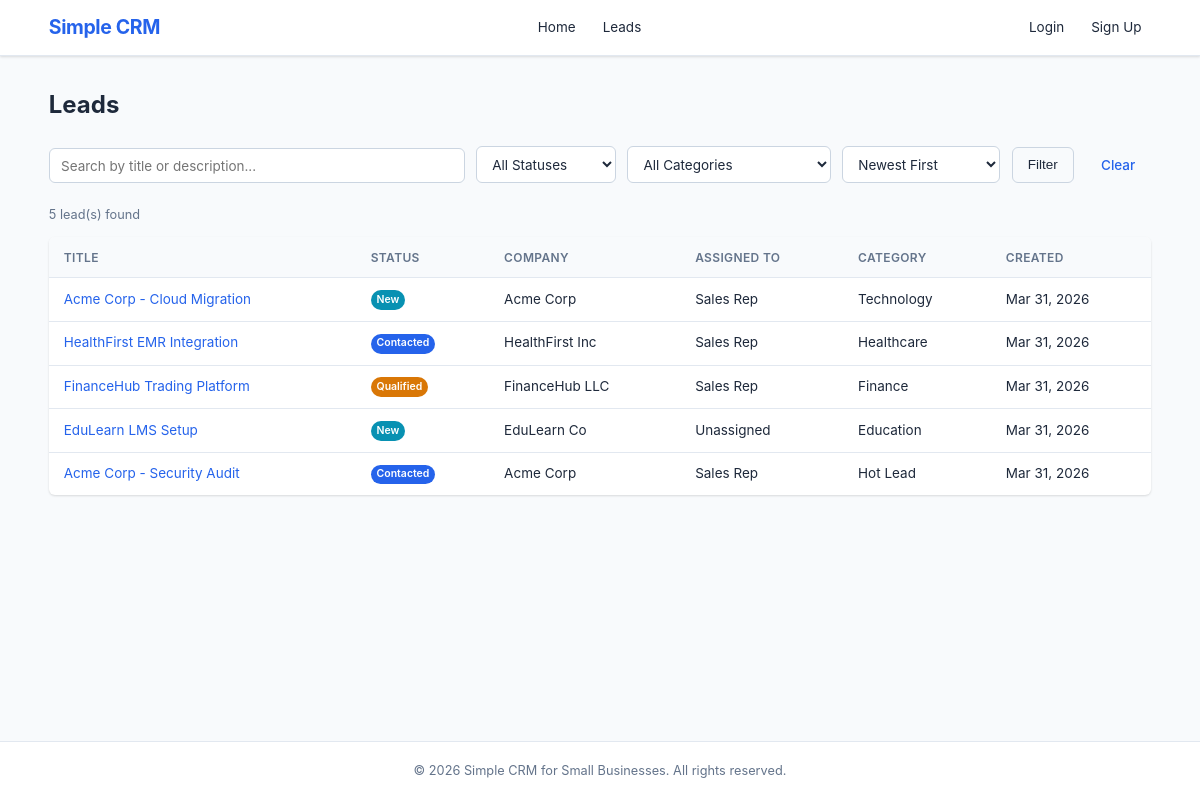
/public/leads.php, run on the app's committed database.
### tables this page shows
CREATE TABLE IF NOT EXISTS `leads` (
    `id`          INT AUTO_INCREMENT PRIMARY KEY,
    `title`       VARCHAR(200) NOT NULL,
    `description` TEXT         DEFAULT NULL,
    `status`      ENUM('new','contacted','qualified','won','lost') NOT NULL DEFAULT 'new',
    `company_id`  INT          DEFAULT NULL,
    `contact_id`  INT          DEFAULT NULL,
    `assigned_to` INT          DEFAULT NULL,
    `category_id` INT          DEFAULT NULL,
    `created_by`  INT          DEFAULT NULL,
    `created_at`  DATETIME     NOT NULL DEFAULT CURRENT_TIMESTAMP,
    `updated_at`  DATETIME     NOT NULL DEFAULT CURRENT_TIMESTAMP ON UPDATE CURRENT_TIMESTAMP,
    FOREIGN KEY (`company_id`)  REFERENCES `companies`(`id`)  ON DELETE SET NULL,
    FOREIGN KEY (`contact_id`)  REFERENCES `contacts`(`id`)   ON DELETE SET NULL,
    FOREIGN KEY (`assigned_to`) REFERENCES `users`(`id`)      ON DELETE SET NULL,
    FOREIGN KEY (`category_id`) REFERENCES `categories`(`id`) ON DELETE SET NULL,
    FOREIGN KEY (`created_by`)  REFERENCES `users`(`id`)      ON DELETE SET NULL
);

CREATE TABLE IF NOT EXISTS `companies` (
    `id`         INT AUTO_INCREMENT PRIMARY KEY,
    `name`       VARCHAR(150) NOT NULL,
    `industry`   VARCHAR(100) DEFAULT NULL,
    `website`    VARCHAR(255) DEFAULT NULL,
    `address`    TEXT         DEFAULT NULL,
    `created_by` INT          DEFAULT NULL,
    `created_at` DATETIME     NOT NULL DEFAULT CURRENT_TIMESTAMP,
    FOREIGN KEY (`created_by`) REFERENCES `users`(`id`) ON DELETE SET NULL
);

CREATE TABLE IF NOT EXISTS `categories` (
    `id`         INT AUTO_INCREMENT PRIMARY KEY,
    `name`       VARCHAR(100) NOT NULL,
    `type`       VARCHAR(50)  NOT NULL DEFAULT 'industry',
    `created_at` DATETIME     NOT NULL DEFAULT CURRENT_TIMESTAMP
);

### includes/auth.php (called while the page is built, shortened)
<?php
function isLoggedIn(): bool
{
    return isset($_SESSION['user_id']);
}

### includes/helpers.php (called while the page is built, shortened)
<?php
function e(mixed $value): string
{
    return htmlspecialchars((string) $value, ENT_QUOTES, 'UTF-8');
}
function formatDate(?string $date, string $format = 'M j, Y'): string
{
    return date($format, strtotime($date));
}
function statusLabel(string $status): string
{
    return ucfirst(str_replace('_', ' ', $status));
}
function statusClass(string $status): string
{
    $map = [
        'new'          => 'badge-info',
        'contacted'    => 'badge-primary',
        'qualified'    => 'badge-warning',
        'won'          => 'badge-success',
        'lost'         => 'badge-danger',
        'prospecting'  => 'badge-info',
        'proposal'     => 'badge-primary',
        'negotiation'  => 'badge-warning',
        'pending'      => 'badge-warning',
        'completed'    => 'badge-success',
        'cancelled'    => 'badge-danger',
    ];
    return $map[$status] ?? 'badge-secondary';
}
function paginate(int $total, int $perPage, int $currentPage): array
{
    $totalPages = max(1, (int) ceil($total / $perPage));
    $currentPage = max(1, min($currentPage, $totalPages));
    $offset = ($currentPage - 1) * $perPage;
    return [
        'total'       => $total,
        'per_page'    => $perPage,
        'current'     => $currentPage,
        'total_pages' => $totalPages,
        'offset'      => $offset,
    ];
}

### models/Lead.php (called while the page is built, shortened)
<?php
function listLeads(array $filters = [], int $limit = 10, int $offset = 0): array
{
    $db = getDB();
    $where  = [];
    $params = [];
    $whereSQL = $where ? 'WHERE ' . implode(' AND ', $where) : '';
    $sortMap = [
        'newest'   => 'l.created_at DESC',
        'oldest'   => 'l.created_at ASC',
        'title_az' => 'l.title ASC',
        'title_za' => 'l.title DESC',
        'updated'  => 'l.updated_at DESC',
    ];
    $sort = $sortMap[$filters['sort'] ?? 'newest'] ?? 'l.created_at DESC';
    $countSQL = "SELECT COUNT(*) FROM leads l {$whereSQL}";
    $stmt = $db->prepare($countSQL);
    $stmt->execute($params);
    $total = (int) $stmt->fetchColumn();
    $sql = "SELECT l.*,
                   CONCAT(u1.first_name, ' ', u1.last_name) AS creator_name,
                   CONCAT(u2.first_name, ' ', u2.last_name) AS assignee_name,
                   c.name AS company_name,
                   cat.name AS category_name
            FROM leads l
            LEFT JOIN users u1      ON l.created_by  = u1.id
            LEFT JOIN users u2      ON l.assigned_to = u2.id
            LEFT JOIN companies c   ON l.company_id  = c.id
            LEFT JOIN categories cat ON l.category_id = cat.id
            {$whereSQL}
            ORDER BY {$sort}
            LIMIT :lim OFFSET :off";
    $stmt = $db->prepare($sql);
    $stmt->bindValue(':lim', $limit, PDO::PARAM_INT);
    $stmt->bindValue(':off', $offset, PDO::PARAM_INT);
    $stmt->execute();
    return ['items' => $stmt->fetchAll(), 'total' => $total];
}

### public/leads.php (the view, shortened to what this page needs)
<?php
require_once __DIR__ . '/../includes/auth.php';
require_once __DIR__ . '/../includes/helpers.php';
require_once __DIR__ . '/../models/Lead.php';
$search    = trim($_GET['search'] ?? '');
$status    = trim($_GET['status'] ?? '');
$sort      = trim($_GET['sort'] ?? 'newest');
$catFilter = trim($_GET['category_id'] ?? '');
$page      = max(1, (int) ($_GET['page'] ?? 1));
$perPage   = 10;
$filters = [
    'search'      => $search,
    'status'      => $status,
    'sort'        => $sort,
    'category_id' => $catFilter,
];
$result = listLeads($filters, $perPage, ($page - 1) * $perPage);
$leads  = $result['items'];
$pag    = paginate($result['total'], $perPage, $page);
require_once __DIR__ . '/../includes/header.php';
?>
<div class="container">
    <div class="page-header">
        <h1>Leads</h1>
    </div>
    <form method="GET" action="leads.php" class="filter-bar">
        <input type="text" name="search" value="<?= e($search) ?>" placeholder="Search by title or description..." class="filter-input">
        <select name="status" class="filter-select">
            <option value="">All Statuses</option>
        </select>
        <select name="category_id" class="filter-select">
            <option value="">All Categories</option>
        </select>
        <select name="sort" class="filter-select">
            <option value="newest"   <?= $sort === 'newest' ? 'selected' : '' ?>>Newest First</option>
        </select>
        <button type="submit" class="btn btn-secondary">Filter</button>
        <a href="leads.php" class="btn btn-ghost">Clear</a>
    </form>
    <p class="result-count"><?= $pag['total'] ?> lead(s) found</p>
    <?php if (empty($leads)): ?>
        <div class="empty-state">
            <p>No leads found matching your criteria.</p>
        </div>
    <?php else: ?>
        <table class="table table-hover">
            <thead>
                <tr>
                    <th>Title</th>
                    <th>Status</th>
                    <th>Company</th>
                    <th>Assigned To</th>
                    <th>Category</th>
                    <th>Created</th>
                </tr>
            </thead>
            <tbody>
            <?php foreach ($leads as $lead): ?>
                <tr>
                    <td><a href="lead_detail.php?id=<?= $lead['id'] ?>"><?= e($lead['title']) ?></a></td>
                    <td><span class="badge <?= statusClass($lead['status']) ?>"><?= statusLabel($lead['status']) ?></span></td>
                    <td><?= e($lead['company_name'] ?? '—') ?></td>
                    <td><?= e($lead['assignee_name'] ?? 'Unassigned') ?></td>
                    <td><?= e($lead['category_name'] ?? '—') ?></td>
                    <td><?= formatDate($lead['created_at']) ?></td>
                </tr>
            <?php endforeach; ?>
            </tbody>
        </table>
    <?php endif; ?>
</div>
<?php require_once __DIR__ . '/../includes/footer.php'; ?>

### includes/header.php (shortened to what this page needs)
<?php
require_once __DIR__ . '/auth.php';
$notifCount = unreadNotificationCount();
$user = currentUser();
?>
<!DOCTYPE html>
<html lang="en">
<head>
    <link rel="stylesheet" href="css/style.css">
</head>
<body>
<header class="site-header">
    <div class="container header-inner">
        <a href="index.php" class="logo">Simple CRM</a>
        <nav class="main-nav">
            <a href="index.php">Home</a>
            <a href="leads.php">Leads</a>
        </nav>
        <nav class="user-nav">
            <?php if (isLoggedIn()): ?>
                <a href="dashboard.php">Dashboard</a>
                <a href="notifications.php" class="notif-link">
                    Notifications
                    <?php if ($notifCount > 0): ?>
                        <span class="badge"><?= $notifCount ?></span>
                    <?php endif; ?>
                </a>
                <?php if (canAccessAdmin()): ?>
                    <a href="admin/users.php">Admin</a>
                <?php endif; ?>
                <a href="profile.php"><?= htmlspecialchars($user['first_name']) ?></a>
                <a href="logout.php">Logout</a>
            <?php else: ?>
                <a href="login.php">Login</a>
                <a href="signup.php">Sign Up</a>
            <?php endif; ?>
        </nav>
    </div>
</header>
<main class="site-main">

### includes/footer.php
</main>
<footer class="site-footer">
    <div class="container">
        <p>&copy; <?= date('Y') ?> Simple CRM for Small Businesses. All rights reserved.</p>
    </div>
</footer>
</body>
</html>

### public/css/style.css (style rules this page uses)
*, *::before, *::after { box-sizing: border-box; margin: 0; padding: 0; }
:root { --color-primary: #2563eb; --color-primary-dark: #1d4ed8; --color-success: #16a34a; --color-warning: #d97706; --color-danger: #dc2626; --color-info: #0891b2; --color-bg: #f8fafc; --color-white: #ffffff; --color-text: #1e293b; --color-text-light: #64748b; --color-border: #e2e8f0; --color-border-dark: #cbd5e1; --radius: 6px; --shadow: 0 1px 3px rgba(0,0,0,0.08), 0 1px 2px rgba(0,0,0,0.06); --shadow-md: 0 4px 6px rgba(0,0,0,0.07), 0 2px 4px rgba(0,0,0,0.06); --font-sans: -apple-system, BlinkMacSystemFont, 'Segoe UI', Roboto, Oxygen, Ubuntu, sans-serif; --font-mono: 'SF Mono', SFMono-Regular, Consolas, 'Liberation Mono', Menlo, monospace; }
html { font-size: 15px; line-height: 1.6; }
body { font-family: var(--font-sans); color: var(--color-text); background: var(--color-bg); min-height: 100vh; display: flex; flex-direction: column; }
a { color: var(--color-primary); text-decoration: none; }
.container { max-width: 1140px; margin: 0 auto; padding: 0 1.25rem; }
.site-main { flex: 1; padding: 2rem 0; }
.site-header { background: var(--color-white); border-bottom: 1px solid var(--color-border); box-shadow: var(--shadow); position: sticky; top: 0; z-index: 100; }
.header-inner { display: flex; align-items: center; justify-content: space-between; padding: 0.75rem 1.25rem; gap: 1rem; flex-wrap: wrap; }
.logo { font-size: 1.3rem; font-weight: 700; color: var(--color-primary); letter-spacing: -0.02em; }
.main-nav, .user-nav { display: flex; align-items: center; gap: 0.5rem; }
.main-nav a, .user-nav a { padding: 0.35rem 0.65rem; border-radius: var(--radius); font-size: 0.9rem; color: var(--color-text); transition: background 0.15s, color 0.15s; }
.badge { display: inline-block; font-size: 0.7rem; font-weight: 600; padding: 0.15em 0.55em; border-radius: 999px; vertical-align: middle; color: var(--color-white); }
.badge-primary { background: var(--color-primary); }
.badge-warning { background: var(--color-warning); }
.badge-info { background: var(--color-info); }
.site-footer { background: var(--color-white); border-top: 1px solid var(--color-border); padding: 1.25rem 0; text-align: center; color: var(--color-text-light); font-size: 0.85rem; margin-top: auto; }
.page-header { display: flex; align-items: center; justify-content: space-between; margin-bottom: 1.5rem; gap: 1rem; flex-wrap: wrap; }
.page-header h1 { font-size: 1.6rem; font-weight: 700; color: var(--color-text); }
.btn { display: inline-block; padding: 0.5rem 1rem; font-size: 0.9rem; font-weight: 500; border-radius: var(--radius); border: 1px solid var(--color-border-dark); background: var(--color-white); color: var(--color-text); cursor: pointer; transition: all 0.15s; text-align: center; line-height: 1.4; }
.filter-bar { display: flex; gap: 0.75rem; margin-bottom: 1.5rem; flex-wrap: wrap; align-items: flex-end; }
.btn-secondary { background: var(--color-bg); color: var(--color-text); border-color: var(--color-border-dark); }
.btn-ghost { background: transparent; border-color: transparent; color: var(--color-primary); }
.filter-input, .filter-select { padding: 0.55rem 0.75rem; font-size: 0.9rem; border: 1px solid var(--color-border-dark); border-radius: var(--radius); background: var(--color-white); color: var(--color-text); font-family: var(--font-sans); transition: border-color 0.15s; }
.filter-input { flex: 2; min-width: 200px; }
.filter-select { min-width: 140px; }
.result-count { color: var(--color-text-light); font-size: 0.85rem; margin-bottom: 0.75rem; }
.table { width: 100%; border-collapse: collapse; background: var(--color-white); border-radius: var(--radius); box-shadow: var(--shadow); overflow: hidden; }
.table th, .table td { padding: 0.7rem 1rem; text-align: left; border-bottom: 1px solid var(--color-border); font-size: 0.9rem; }
.table th { background: var(--color-bg); font-weight: 600; color: var(--color-text-light); font-size: 0.8rem; text-transform: uppercase; letter-spacing: 0.03em; }
.table tbody tr:last-child td { border-bottom: none; }

### data on the page
leads: title "Acme Corp - Cloud Migration", status "New", company.name "Acme Corp", assignee_name "Sales Rep", category.name "Technology", created_at "Mar 31, 2026"
leads: title "HealthFirst EMR Integration", status "Contacted", company.name "HealthFirst Inc", assignee_name "Sales Rep", category.name "Healthcare", created_at "Mar 31, 2026"
leads: title "FinanceHub Trading Platform", status "Qualified", company.name "FinanceHub LLC", assignee_name "Sales Rep", category.name "Finance", created_at "Mar 31, 2026"
leads: title "EduLearn LMS Setup", status "New", company.name "EduLearn Co", assignee_name "Unassigned", category.name "Education", created_at "Mar 31, 2026"
leads: title "Acme Corp - Security Audit", status "Contacted", company.name "Acme Corp", assignee_name "Sales Rep", category.name "Hot Lead", created_at "Mar 31, 2026"

### other printed values
$pag['total'] "5"
